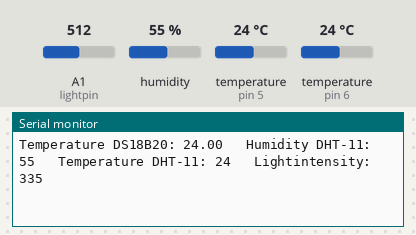
Simulated run of this sketch. Board: Arduino Uno, built with avr-gcc and run on an emulated ATmega328P. Parts: the last lines printed to the serial monitor. The test bench sets the inputs (shaded band); at power-on: humidity 55 %, temperature (sensors on pin 6, pin 5) 24 °C, A1 (lightpin) = 512.

Above: at 2.8 s.
2.9 s: humidity set to 22 %
At 3.7 s:
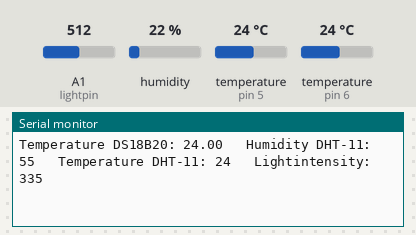
4.4 s: temperature (sensor on pin 6) set to 12 °C
At 5.7 s:
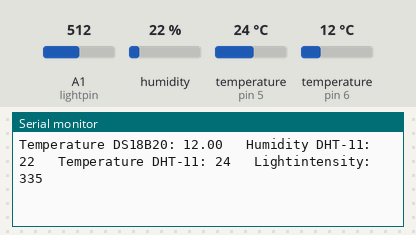
5.9 s: A1 (lightpin) set to 716
At 6.8 s:
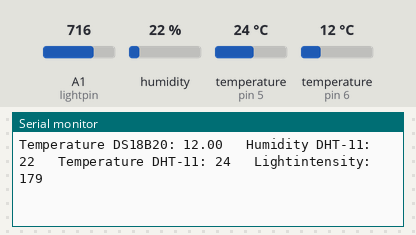
7.4 s: temperature (sensor on pin 5) set to 12 °C
At 8.7 s:
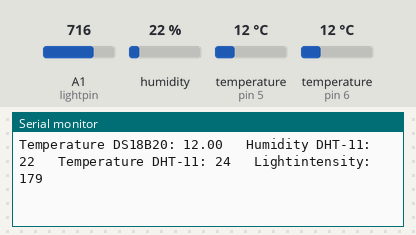
8.9 s: temperature (sensor on pin 6) set to 19 °C
At 9.7 s:
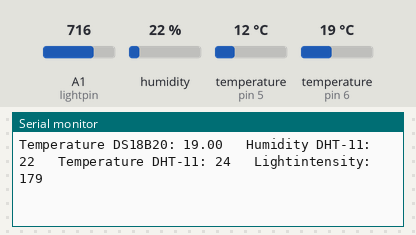
10.4 s: A1 (lightpin) set to 992
At 11.8 s:
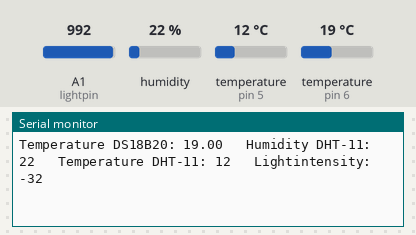
Timing chart, 0 to 12.9 s (numbered marks = the images above; inputs shaded):
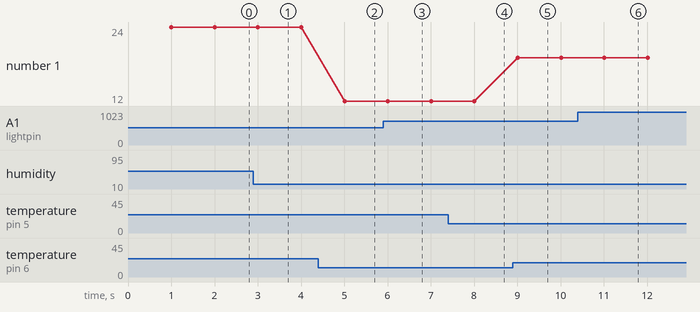

Measured:
- after the input at 4.4 s, the serial monitor: prints a new line after 0.61 s (image 2)
- after the input at 5.9 s, the serial monitor: prints a new line after 0.11 s (image 3)
- after the input at 8.9 s, the serial monitor: prints a new line after 0.11 s (image 5)
- after the input at 10.4 s, the serial monitor: prints a new line after 0.61 s (image 6)
- plotted number 1: 24 → 12 after the input at 4.4 s, 12 → 19 after the input at 8.9 s

The sketch:

temp_vocht_licht.ino
```cpp
#include "timer.h"

Timer mytimer;

void setup() {
  initHumidity();
  mytimer.interval = 1000;
  Serial.begin(9600);
  Serial.println("Weatherstation started!");
}

void loop() {
  if (millis() > mytimer.oldmillis + mytimer.interval) {
    mytimer.oldmillis = millis();

    Serial.print("Temperature DS18B20: ");
    Serial.print(readTemperature());
    Serial.print("\t Humidity DHT-11: ");
    Serial.print(readHumidity());
    Serial.print("\t Temperature DHT-11: ");
    Serial.print(readDHTtemperature());
    Serial.print("\t Lightintensity: ");
    Serial.print(readLight());
    Serial.println();
  }
}
```

humidity.ino
```cpp
#define DHTTYPE DHT11
#define DHTPIN 5

#include <DHT.h>

DHT dht(DHTPIN, DHTTYPE);

void initHumidity() {
  dht.begin();
}

int readHumidity() {
  int h = dht.readHumidity();
  if (isnan(h)) {
    Serial.println(F("Humidity reading failed!"));
  }
  return h;
}

int readDHTtemperature() {
  int t = dht.readTemperature();
  if (isnan(t)) {
    Serial.println(F("Temperature DHT reading failed!"));
  }
  return t;
}
```

lightIntensity.ino
```cpp
#define lightpin 1

int readLightRAW() {
  return analogRead(lightpin);
}

int readLight() {
  return map(readLightRAW(), 950, 200, 0, 575);
}
```

temperature.ino
```cpp
#include <OneWire.h>
#define temppin 6

OneWire ds(temppin);  // on pin 10

float readTemperature() {
  int HighByte, LowByte, TReading, SignBit, Tc_100, Whole, Fract;
  byte i;
  byte present = 0;
  byte data[12];
  byte addr[8];

  ds.reset_search();
  if ( !ds.search(addr)) {
    Serial.println("No more addresses for the temperature sensor!");
    ds.reset_search();
    delay(100);
    return 0;
  }

  if ( OneWire::crc8( addr, 7) != addr[7]) {
    Serial.println("Temperature sensor is not recognized!");
    //return;
  }

  ds.reset();
  ds.select(addr);
  ds.write(0x44,1);         // start conversion, with parasite power on at the end

  // we might do a ds.depower() here, but the reset will take care of it.

  present = ds.reset();
  ds.select(addr);
  ds.write(0xBE);         // Read Scratchpad

  for ( i = 0; i < 9; i++) {           // we need 9 bytes
    data[i] = ds.read();
  }
  OneWire::crc8( data, 8);
  LowByte = data[0];
  HighByte = data[1];
  TReading = (HighByte << 8) + LowByte;
  SignBit = TReading & 0x8000;  // test most sig bit

  Tc_100 = (6 * TReading) + TReading / 4;    // multiply by (100 * 0.0625) or 6.25

  return Tc_100 / 100.0;
}
```

timer.h
```cpp
typedef struct {
  int interval;
  unsigned long oldmillis = 0;
} Timer;
```
